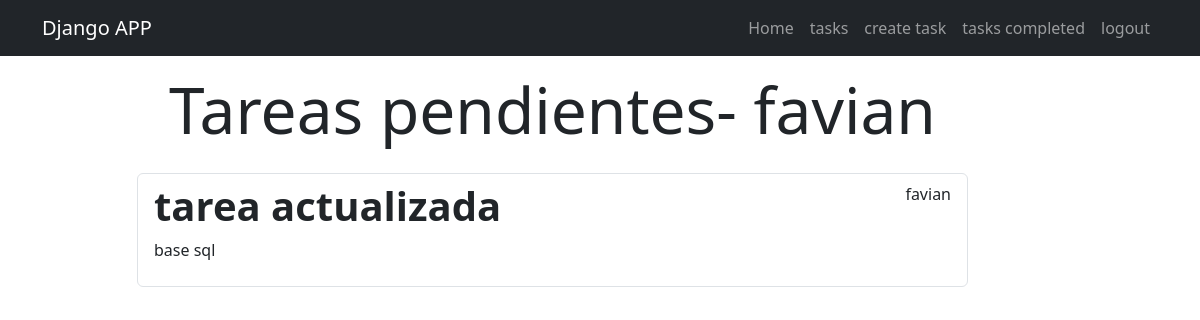
The page /tasks/ (signed in) on the database its author committed.
### tasks/models.py (models this page shows, shortened)
class Task(models.Model):
    title = models.CharField(max_length=100)
    description = models.TextField(blank=True) #aqui estoy diciendo que sino se pasa nada en ese campo pues ese campo se puede quedar vacio
    created = models.DateTimeField(auto_now_add=True)#aqui vamos agregar la hora por defecto cuando se cree una tarea
    datecompleted = models.DateTimeField(null=True, blank=True)#aqui estoy diciendo que este campo iniciara vacio cuando se cree la tarea y ademas el "blank" significa que esta columna es opcional llenarla o completarla para el administrador
    important = models.BooleanField(default=False)#aqui estoy diciendo que todas las tareas que se vayan a crear no van a ser importante mas adelante las marcaremos como true
    user = models.ForeignKey(User, on_delete=models.CASCADE)#se hace la relacion de la clase User es decir, que se esta tabla de task se va a relacionar con la User en la base de datos

### tasks/views.py (the view)
# urls.py: path('tasks/', views.tasks, name='tasks'),
@login_required #esta es una funcion de la biblioteca de django que nos permite que cualquier persona la cual no este autenticado no pueda ingresar a cualquier vista solo utilizando la url
def tasks(request):#buscar tareas no cmpletadas
    tasks = Task.objects.filter(user=request.user, datecompleted__isnull=True)#aqui estoy haciendo un filtrado es dcir que solo me muestre los resultados del usuario que esta autenticado y ademas que solo me muestre las latareas que aun no se han completado osea no se han entregado fecha, todo eso esta en la base de datos
    return render(request, 'tasks.html', {
        'tasks': tasks
    })

### tasks/templates/tasks.html (shortened to what this page needs)
{% extends "base.html" %}
{% block content %}
<main class="container">
    <div class="row">
        <div class="col-md-9 offset-md-1">
            <h1 class="text-center display-3 py-3">Tareas pendientes- {{user.username}}</h1>
                <ul class="list-group">
                    {% for task in tasks %}
                    <a class="list-group-item" href=" {% url 'tasks_detail' task.id %}">
                        <header class="d-flex justify-content-between">
                        {% if task.important %}
                        <h1 class="fw-bold text-success">{{ task.title}}</h1>
                        {% else %}
                            <h1 class="fw-bold">{{ task.title}}</h1>
                        {% endif %}
                        <p> {{task.user.username}} </p>
                        </header>
                        <p>{{task.description}}</p>
                    </a>
                    {% endfor %}
                </ul>
        </div>
    </div>
</main>
{% endblock %}

### rows shown on the page
Task: title "tarea actualizada", user.username "favian", description "base sql"

### other values the page prints
{{ user.username }} "favian"
